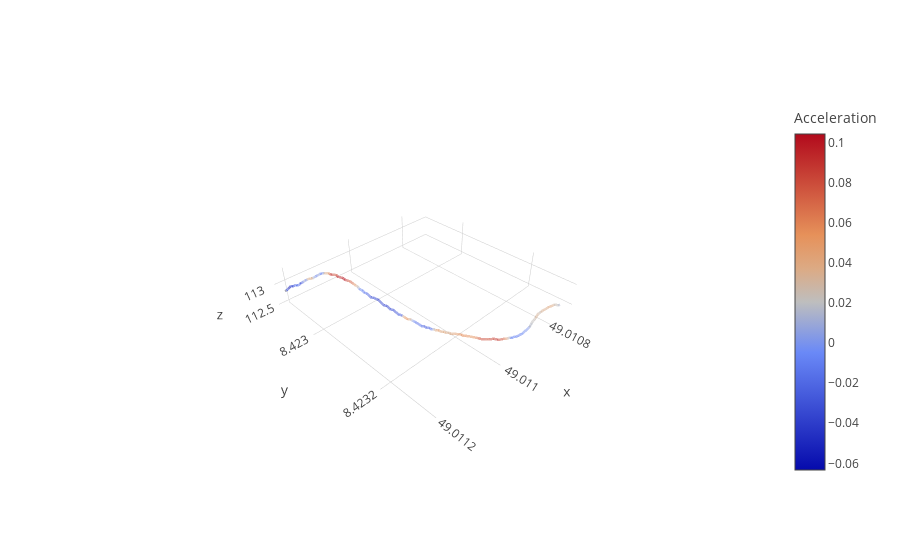

Write notebook code for a chart like this one.
### Code cell
rel_acc = df[["vn", "ve", "vu"]].apply(euclidean, axis=1).diff()

# position/acceleration
ply.iplot(dict(
    data=[
#         go.Cone(x=df.lat, y=df.lon, z=df.alt, u=df.ax, v=df.ay, w=df.az,
#                  sizemode="absolute", sizeref=30, 
#                   colorbar=dict(title=dict(text="Acceleration"))),
          go.Scatter3d(x=df.lat, y=df.lon, z=df.alt, mode="lines", opacity=0.5, 
                  line=dict(width=5, color=rel_acc, colorbar=dict(title="Acceleration")))
         
         ],
    layout=dict(
        scene=dict(aspectratio=dict(x=1,y=1,z=0.2))
    )
))

### Figure 1 — Plotly figure (JSON) as saved in the notebook; plotly's stock layout.template omitted (floating-point values rounded to 4 significant figures; data arrays with more than 128 entries replaced by an {"elided": "..."} marker saying what was removed)
{"data": [{"line": {"color": {"elided": "154 float values"}, "colorbar": {"title": {"text": "Acceleration"}}, "width": 5}, "mode": "lines", "opacity": 0.5, "type": "scatter3d", "uid": "a5c46e0f-8719-4717-a4ee-0b8fdfde1aee", "x": {"elided": "154 float values"}, "y": {"elided": "154 float values"}, "z": {"elided": "154 float values"}}], "layout": {"scene": {"aspectratio": {"x": 1, "y": 1, "z": 0.2}}}}
